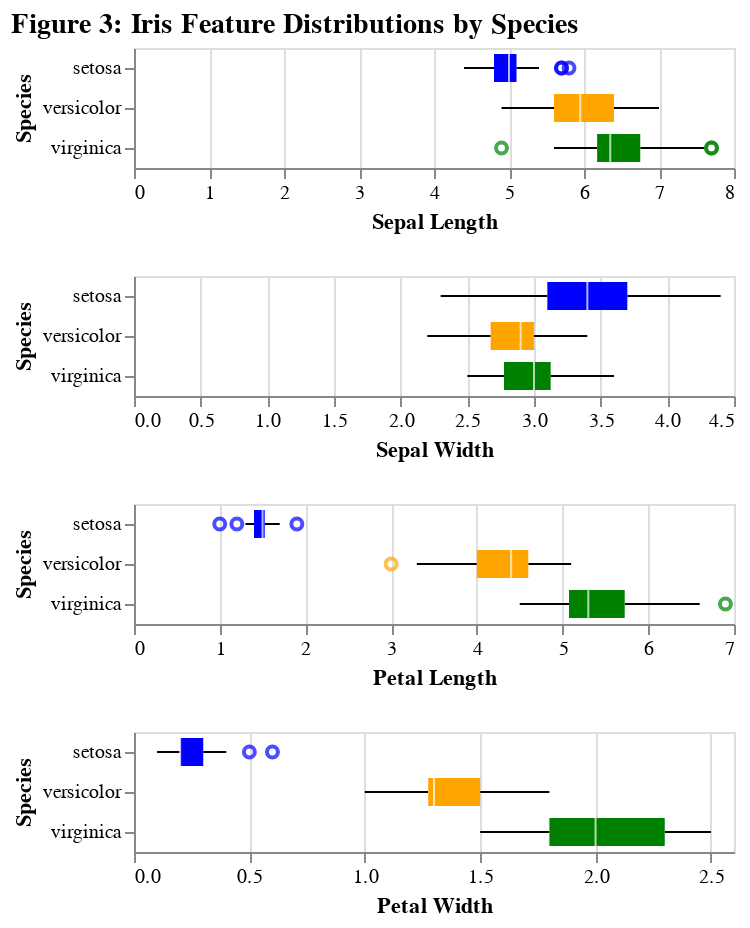

Here is the notebook cell this chart was saved with:
### Markdown cell above
### Boxplot
Boxplots show how each feature varies across species. The median, spread, outliers, and overlaps helps identify features that are most predictive for classifying the Iris species.

### Code cell
sepal_length_BP = alt.Chart(train_df).mark_boxplot().encode(
     x = alt.X("sepal_length").title("Sepal Length"),
     y = alt.Y("species").title("Species"),
    color = alt.Color("species",
    scale=alt.Scale(
            domain=['setosa', 'versicolor', 'virginica'],
            range=['blue', 'orange', 'green'])
    ).legend(None)
)

sepal_width_BP = alt.Chart(train_df).mark_boxplot().encode(
     x = alt.X("sepal_width").title("Sepal Width"),
     y = alt.Y("species").title("Species"),
    color = alt.Color("species",
    scale=alt.Scale(
            domain=['setosa', 'versicolor', 'virginica'],
            range=['blue', 'orange', 'green'])
    ).legend(None)
)
 
petal_length_BP = alt.Chart(train_df).mark_boxplot().encode(
     x = alt.X("petal_length").title("Petal Length"),
     y = alt.Y("species").title("Species"),
    color = alt.Color("species",
    scale=alt.Scale(
            domain=['setosa', 'versicolor', 'virginica'],
            range=['blue', 'orange', 'green'])
    ).legend(None)
)

petal_width_BP = alt.Chart(train_df).mark_boxplot().encode(
     x = alt.X("petal_width").title("Petal Width"),
     y = alt.Y("species").title("Species"),
    color = alt.Color("species",
    scale=alt.Scale(
            domain=['setosa', 'versicolor', 'virginica'],
            range=['blue', 'orange', 'green'])
    ).legend(None)
)

(sepal_length_BP & sepal_width_BP & petal_length_BP & petal_width_BP).properties(
    title = alt.TitleParams(
        text = "Figure 3: Iris Feature Distributions by Species",
        fontSize = 14
    )
)

### Figure 1 — Vega-Lite specification as saved in the notebook (floating-point values rounded to 4 significant figures)
{"config": {"view": {"continuousWidth": 300, "continuousHeight": 300}}, "vconcat": [{"mark": {"type": "boxplot"}, "encoding": {"color": {"field": "species", "legend": null, "scale": {"domain": ["setosa", "versicolor", "virginica"], "range": ["blue", "orange", "green"]}, "type": "nominal"}, "x": {"field": "sepal_length", "title": "Sepal Length", "type": "quantitative"}, "y": {"field": "species", "title": "Species", "type": "nominal"}}}, {"mark": {"type": "boxplot"}, "encoding": {"color": {"field": "species", "legend": null, "scale": {"domain": ["setosa", "versicolor", "virginica"], "range": ["blue", "orange", "green"]}, "type": "nominal"}, "x": {"field": "sepal_width", "title": "Sepal Width", "type": "quantitative"}, "y": {"field": "species", "title": "Species", "type": "nominal"}}}, {"mark": {"type": "boxplot"}, "encoding": {"color": {"field": "species", "legend": null, "scale": {"domain": ["setosa", "versicolor", "virginica"], "range": ["blue", "orange", "green"]}, "type": "nominal"}, "x": {"field": "petal_length", "title": "Petal Length", "type": "quantitative"}, "y": {"field": "species", "title": "Species", "type": "nominal"}}}, {"mark": {"type": "boxplot"}, "encoding": {"color": {"field": "species", "legend": null, "scale": {"domain": ["setosa", "versicolor", "virginica"], "range": ["blue", "orange", "green"]}, "type": "nominal"}, "x": {"field": "petal_width", "title": "Petal Width", "type": "quantitative"}, "y": {"field": "species", "title": "Species", "type": "nominal"}}}], "data": {"name": "data-f8d6489093dac04ec4986618a4fe300c"}, "title": {"text": "Figure 3: Iris Feature Distributions by Species", "fontSize": 14}, "$schema": "https://vega.github.io/schema/vega-lite/v5.20.1.json", "datasets": {"data-f8d6489093dac04ec4986618a4fe300c": [{"sepal_length": 5.8, "sepal_width": 2.8, "petal_length": 5.1, "petal_width": 2.4, "species": "virginica"}, {"sepal_length": 7.7, "sepal_width": 3.0, "petal_length": 6.1, "petal_width": 2.3, "species": "virginica"}, {"sepal_length": 5.5, "sepal_width": 2.3, "petal_length": 4.0, "petal_width": 1.3, "species": "versicolor"}, {"sepal_length": 5.1, "sepal_width": 3.8, "petal_length": 1.5, "petal_width": 0.3, "species": "setosa"}, {"sepal_length": 4.4, "sepal_width": 3.0, "petal_length": 1.3, "petal_width": 0.2, "species": "setosa"}, {"sepal_length": 6.5, "sepal_width": 3.2, "petal_length": 5.1, "petal_width": 2.0, "species": "virginica"}, {"sepal_length": 5.1, "sepal_width": 3.3, "petal_length": 1.7, "petal_width": 0.5, "species": "setosa"}, {"sepal_length": 4.9, "sepal_width": 3.1, "petal_length": 1.5, "petal_width": 0.1, "species": "setosa"}, {"sepal_length": 6.7, "sepal_width": 3.1, "petal_length": 4.7, "petal_width": 1.5, "species": "versicolor"}, {"sepal_length": 6.1, "sepal_width": 3.0, "petal_length": 4.6, "petal_width": 1.4, "species": "versicolor"}, {"sepal_length": 5.5, "sepal_width": 2.5, "petal_length": 4.0, "petal_width": 1.3, "species": "versicolor"}, {"sepal_length": 5.7, "sepal_width": 2.6, "petal_length": 3.5, "petal_width": 1.0, "species": "versicolor"}, {"sepal_length": 5.8, "sepal_width": 2.7, "petal_length": 5.1, "petal_width": 1.9, "species": "virginica"}, {"sepal_length": 6.7, "sepal_width": 3.1, "petal_length": 4.4, "petal_width": 1.4, "species": "versicolor"}, {"sepal_length": 6.4, "sepal_width": 3.2, "petal_length": 5.3, "petal_width": 2.3, "species": "virginica"}, {"sepal_length": 4.5, "sepal_width": 2.3, "petal_length": 1.3, "petal_width": 0.3, "species": "setosa"}, {"sepal_length": 6.9, "sepal_width": 3.1, "petal_length": 5.1, "petal_width": 2.3, "species": "virginica"}, {"sepal_length": 5.7, "sepal_width": 3.0, "petal_length": 4.2, "petal_width": 1.2, "species": "versicolor"}, {"sepal_length": 5.1, "sepal_width": 3.7, "petal_length": 1.5, "petal_width": 0.4, "species": "setosa"}, {"sepal_length": 4.8, "sepal_width": 3.4, "petal_length": 1.6, "petal_width": 0.2, "species": "setosa"}, {"sepal_length": 6.3, "sepal_width": 2.9, "petal_length": 5.6, "petal_width": 1.8, "species": "virginica"}, {"sepal_length": 6.4, "sepal_width": 2.9, "petal_length": 4.3, "petal_width": 1.3, "species": "versicolor"}, {"sepal_length": 5.6, "sepal_width": 2.8, "petal_length": 4.9, "petal_width": 2.0, "species": "virginica"}, {"sepal_length": 7.7, "sepal_width": 2.6, "petal_length": 6.9, "petal_width": 2.3, "species": "virginica"}, {"sepal_length": 5.1, "sepal_width": 3.8, "petal_length": 1.9, "petal_width": 0.4, "species": "setosa"}, {"sepal_length": 6.4, "sepal_width": 3.2, "petal_length": 4.5, "petal_width": 1.5, "species": "versicolor"}, {"sepal_length": 5.5, "sepal_width": 2.4, "petal_length": 3.7, "petal_width": 1.0, "species": "versicolor"}, {"sepal_length": 5.9, "sepal_width": 3.0, "petal_length": 5.1, "petal_width": 1.8, "species": "virginica"}, {"sepal_length": 4.8, "sepal_width": 3.0, "petal_length": 1.4, "petal_width": 0.1, "species": "setosa"}, {"sepal_length": 6.4, "sepal_width": 2.8, "petal_length": 5.6, "petal_width": 2.1, "species": "virginica"}, {"sepal_length": 6.3, "sepal_width": 3.3, "petal_length": 4.7, "petal_width": 1.6, "species": "versicolor"}, {"sepal_length": 7.0, "sepal_width": 3.2, "petal_length": 4.7, "petal_width": 1.4, "species": "versicolor"}, {"sepal_length": 5.0, "sepal_width": 3.0, "petal_length": 1.6, "petal_width": 0.2, "species": "setosa"}, {"sepal_length": 6.1, "sepal_width": 3.0, "petal_length": 4.9, "petal_width": 1.8, "species": "virginica"}, {"sepal_length": 6.3, "sepal_width": 2.5, "petal_length": 5.0, "petal_width": 1.9, "species": "virginica"}, {"sepal_length": 5.0, "sepal_width": 3.5, "petal_length": 1.6, "petal_width": 0.6, "species": "setosa"}, {"sepal_length": 4.9, "sepal_width": 3.0, "petal_length": 1.4, "petal_width": 0.2, "species": "setosa"}, {"sepal_length": 6.1, "sepal_width": 2.8, "petal_length": 4.0, "petal_width": 1.3, "species": "versicolor"}, {"sepal_length": 6.5, "sepal_width": 2.8, "petal_length": 4.6, "petal_width": 1.5, "species": "versicolor"}, {"sepal_length": 6.3, "sepal_width": 3.3, "petal_length": 6.0, "petal_width": 2.5, "species": "virginica"}, {"sepal_length": 5.8, "sepal_width": 4.0, "petal_length": 1.2, "petal_width": 0.2, "species": "setosa"}, {"sepal_length": 4.6, "sepal_width": 3.4, "petal_length": 1.4, "petal_width": 0.3, "species": "setosa"}, {"sepal_length": 5.5, "sepal_width": 2.4, "petal_length": 3.8, "petal_width": 1.1, "species": "versicolor"}, {"sepal_length": 5.0, "sepal_width": 3.4, "petal_length": 1.6, "petal_width": 0.4, "species": "setosa"}, {"sepal_length": 5.9, "sepal_width": 3.2, "petal_length": 4.8, "petal_width": 1.8, "species": "versicolor"}, {"sepal_length": 6.0, "sepal_width": 3.0, "petal_length": 4.8, "petal_width": 1.8, "species": "virginica"}, {"sepal_length": 4.8, "sepal_width": 3.1, "petal_length": 1.6, "petal_width": 0.2, "species": "setosa"}, {"sepal_length": 6.7, "sepal_width": 2.5, "petal_length": 5.8, "petal_width": 1.8, "species": "virginica"}, {"sepal_length": 5.7, "sepal_width": 4.4, "petal_length": 1.5, "petal_width": 0.4, "species": "setosa"}, {"sepal_length": 5.7, "sepal_width": 3.8, "petal_length": 1.7, "petal_width": 0.3, "species": "setosa"}, {"sepal_length": 6.7, "sepal_width": 3.0, "petal_length": 5.0, "petal_width": 1.7, "species": "versicolor"}, {"sepal_length": 4.6, "sepal_width": 3.6, "petal_length": 1.0, "petal_width": 0.2, "species": "setosa"}, {"sepal_length": 5.4, "sepal_width": 3.7, "petal_length": 1.5, "petal_width": 0.2, "species": "setosa"}, {"sepal_length": 6.6, "sepal_width": 2.9, "petal_length": 4.6, "petal_width": 1.3, "species": "versicolor"}, {"sepal_length": 7.3, "sepal_width": 2.9, "petal_length": 6.3, "petal_width": 1.8, "species": "virginica"}, {"sepal_length": 6.6, "sepal_width": 3.0, "petal_length": 4.4, "petal_width": 1.4, "species": "versicolor"}, {"sepal_length": 5.6, "sepal_width": 2.9, "petal_length": 3.6, "petal_width": 1.3, "species": "versicolor"}, {"sepal_length": 5.6, "sepal_width": 2.5, "petal_length": 3.9, "petal_width": 1.1, "species": "versicolor"}, {"sepal_length": 4.6, "sepal_width": 3.1, "petal_length": 1.5, "petal_width": 0.2, "species": "setosa"}, {"sepal_length": 5.0, "sepal_width": 3.5, "petal_length": 1.3, "petal_width": 0.3, "species": "setosa"}, {"sepal_length": 6.8, "sepal_width": 2.8, "petal_length": 4.8, "petal_width": 1.4, "species": "versicolor"}, {"sepal_length": 6.3, "sepal_width": 2.8, "petal_length": 5.1, "petal_width": 1.5, "species": "virginica"}, {"sepal_length": 4.9, "sepal_width": 3.1, "petal_length": 1.5, "petal_width": 0.2, "species": "setosa"}, {"sepal_length": 5.2, "sepal_width": 3.5, "petal_length": 1.5, "petal_width": 0.2, "species": "setosa"}, {"sepal_length": 5.6, "sepal_width": 2.7, "petal_length": 4.2, "petal_width": 1.3, "species": "versicolor"}, {"sepal_length": 6.0, "sepal_width": 3.4, "petal_length": 4.5, "petal_width": 1.6, "species": "versicolor"}, {"sepal_length": 6.2, "sepal_width": 2.9, "petal_length": 4.3, "petal_width": 1.3, "species": "versicolor"}, {"sepal_length": 7.1, "sepal_width": 3.0, "petal_length": 5.9, "petal_width": 2.1, "species": "virginica"}, {"sepal_length": 6.9, "sepal_width": 3.1, "petal_length": 4.9, "petal_width": 1.5, "species": "versicolor"}, {"sepal_length": 5.8, "sepal_width": 2.6, "petal_length": 4.0, "petal_width": 1.2, "species": "versicolor"}, {"sepal_length": 5.7, "sepal_width": 2.8, "petal_length": 4.1, "petal_width": 1.3, "species": "versicolor"}, {"sepal_length": 7.6, "sepal_width": 3.0, "petal_length": 6.6, "petal_width": 2.1, "species": "virginica"}, {"sepal_length": 5.0, "sepal_width": 3.4, "petal_length": 1.5, "petal_width": 0.2, "species": "setosa"}, {"sepal_length": 5.3, "sepal_width": 3.7, "petal_length": 1.5, "petal_width": 0.2, "species": "setosa"}, {"sepal_length": 5.9, "sepal_width": 3.0, "petal_length": 4.2, "petal_width": 1.5, "species": "versicolor"}, {"sepal_length": 6.3, "sepal_width": 3.4, "petal_length": 5.6, "petal_width": 2.4, "species": "virginica"}, {"sepal_length": 6.7, "sepal_width": 3.3, "petal_length": 5.7, "petal_width": 2.1, "species": "virginica"}, {"sepal_length": 6.5, "sepal_width": 3.0, "petal_length": 5.2, "petal_width": 2.0, "species": "virginica"}, {"sepal_length": 5.1, "sepal_width": 3.4, "petal_length": 1.5, "petal_width": 0.2, "species": "setosa"}, {"sepal_length": 5.4, "sepal_width": 3.0, "petal_length": 4.5, "petal_width": 1.5, "species": "versicolor"}, {"sepal_length": 4.7, "sepal_width": 3.2, "petal_length": 1.3, "petal_width": 0.2, "species": "setosa"}, {"sepal_length": 5.8, "sepal_width": 2.7, "petal_length": 4.1, "petal_width": 1.0, "species": "versicolor"}, {"sepal_length": 5.7, "sepal_width": 2.8, "petal_length": 4.5, "petal_width": 1.3, "species": "versicolor"}, {"sepal_length": 5.0, "sepal_width": 3.3, "petal_length": 1.4, "petal_width": 0.2, "species": "setosa"}, {"sepal_length": 6.2, "sepal_width": 2.2, "petal_length": 4.5, "petal_width": 1.5, "species": "versicolor"}, {"sepal_length": 6.9, "sepal_width": 3.1, "petal_length": 5.4, "petal_width": 2.1, "species": "virginica"}, {"sepal_length": 6.0, "sepal_width": 2.9, "petal_length": 4.5, "petal_width": 1.5, "species": "versicolor"}, {"sepal_length": 6.7, "sepal_width": 3.3, "petal_length": 5.7, "petal_width": 2.5, "species": "virginica"}, {"sepal_length": 6.4, "sepal_width": 2.7, "petal_length": 5.3, "petal_width": 1.9, "species": "virginica"}, {"sepal_length": 5.2, "sepal_width": 4.1, "petal_length": 1.5, "petal_width": 0.1, "species": "setosa"}, {"sepal_length": 6.1, "sepal_width": 2.8, "petal_length": 4.7, "petal_width": 1.2, "species": "versicolor"}, {"sepal_length": 4.6, "sepal_width": 3.2, "petal_length": 1.4, "petal_width": 0.2, "species": "setosa"}, {"sepal_length": 6.2, "sepal_width": 3.4, "petal_length": 5.4, "petal_width": 2.3, "species": "virginica"}, {"sepal_length": 5.7, "sepal_width": 2.5, "petal_length": 5.0, "petal_width": 2.0, "species": "virginica"}, {"sepal_length": 5.7, "sepal_width": 2.9, "petal_length": 4.2, "petal_width": 1.3, "species": "versicolor"}, {"sepal_length": 4.9, "sepal_width": 2.4, "petal_length": 3.3, "petal_width": 1.0, "species": "versicolor"}, {"sepal_length": 6.3, "sepal_width": 2.7, "petal_length": 4.9, "petal_width": 1.8, "species": "virginica"}, {"sepal_length": 4.9, "sepal_width": 2.5, "petal_length": 4.5, "petal_width": 1.7, "species": "virginica"}, {"sepal_length": 6.0, "sepal_width": 2.7, "petal_length": 5.1, "petal_width": 1.6, "species": "versicolor"}, {"sepal_length": 5.1, "sepal_width": 3.5, "petal_length": 1.4, "petal_width": 0.3, "species": "setosa"}, {"sepal_length": 5.1, "sepal_width": 2.5, "petal_length": 3.0, "petal_width": 1.1, "species": "versicolor"}, {"sepal_length": 5.6, "sepal_width": 3.0, "petal_length": 4.5, "petal_width": 1.5, "species": "versicolor"}, {"sepal_length": 6.2, "sepal_width": 2.8, "petal_length": 4.8, "petal_width": 1.8, "species": "virginica"}, {"sepal_length": 7.2, "sepal_width": 3.6, "petal_length": 6.1, "petal_width": 2.5, "species": "virginica"}]}}
